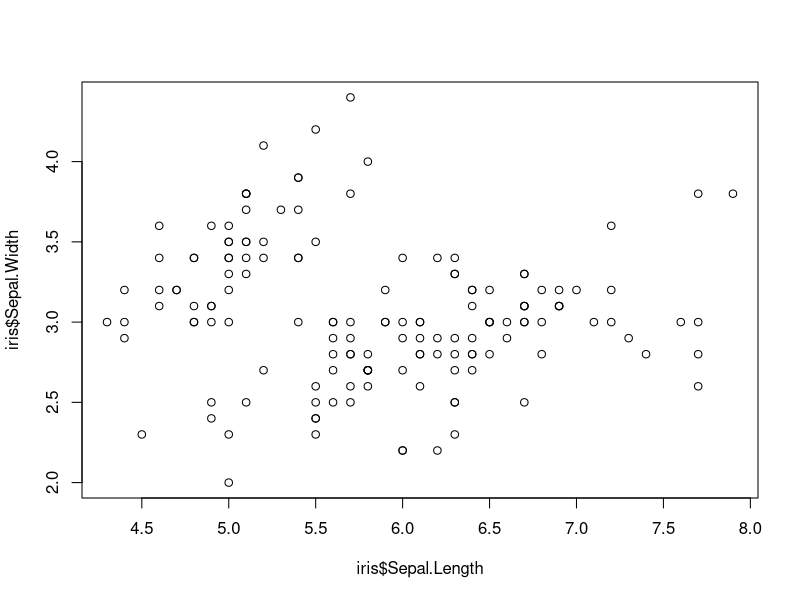
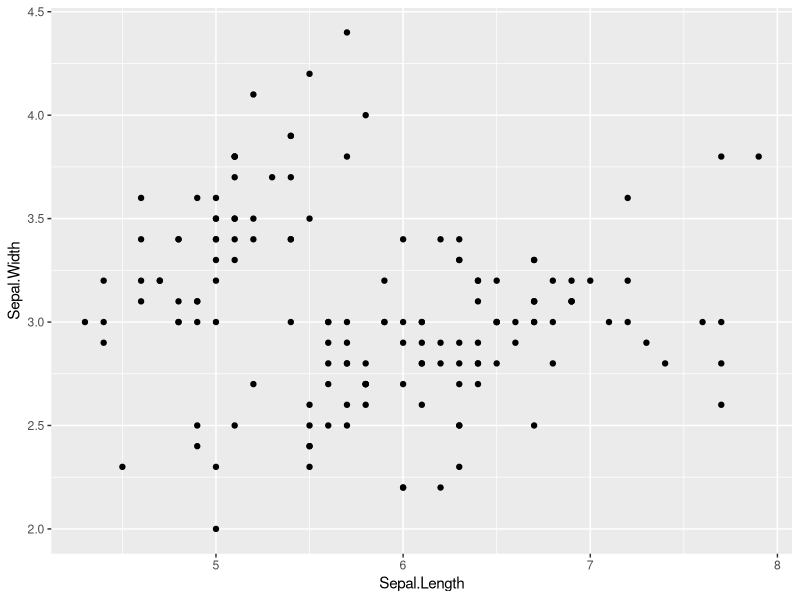
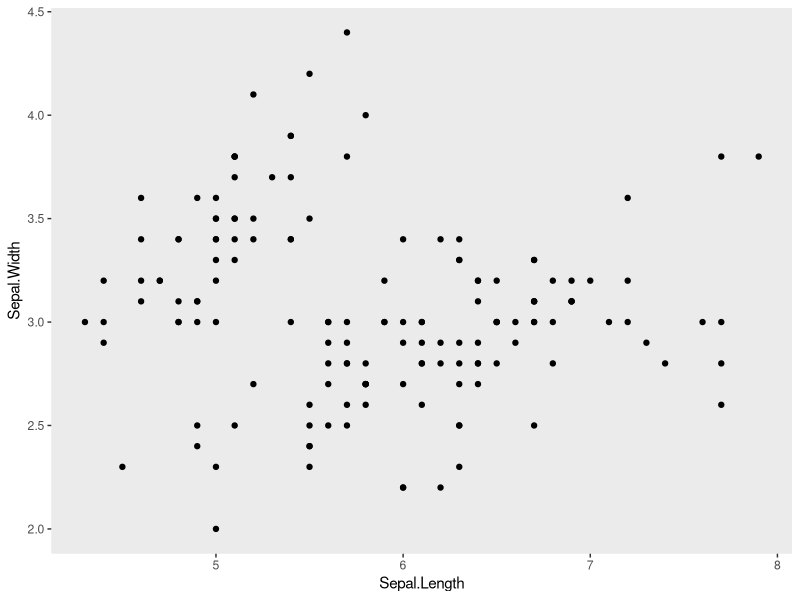
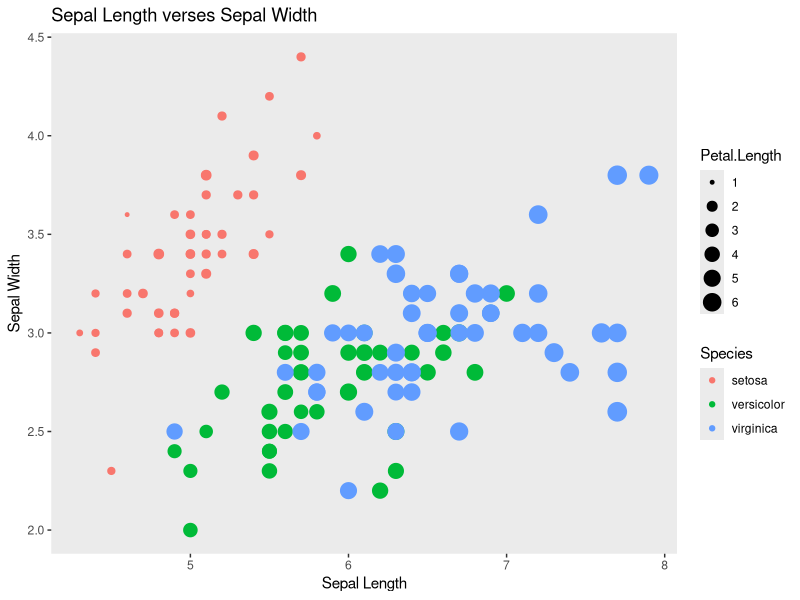

The R source for these figures, in order:
#use built in iris dataset
#take a look at it 
head(iris)
#load in some tidyverse packages
library(tidyverse)

#####################################
##### Part 1: for loops         #####
#####################################

#Using only data for iris versicolor
#write a for loop
#that produces a regression table
#for each of the following relationships
#1. iris  sepal length x width
#2. iris  petal length x width
#3. iris sepal length x petal length

# hint: consider using a list, and also new vectors for regression variables

# Assign new variables 
sl <- c(iris$Sepal.Length)
sw <- c(iris$Sepal.Width)
pl <- c(iris$Petal.Length)
pw <- c(iris$Petal.Width)

# make list of new variables
one_list <- list(sl, pl, sl)
two_list <- list(sw, pw, pl)

#New list to store regression values
reg_list <- list()

#for loop for a linear regression of each relationship
for (i in 1:3){
reg_list[[i]] <- summary(lm(one_list[[i]]~two_list[[i]]))
}

#####################################
##### Part 2: data in dplyr     #####
#####################################

#use dplyr to join data of maximum height
#to a new iris data frame
height <- data.frame(Species = c("virginica","setosa","versicolor"),
                     Height.cm = c(60,100,11.8))

# join both tables by the Species column
new_iris <- full_join(iris, height, by = "Species")


#####################################
##### Part 3: plots in ggplot2  #####
#####################################

#look at base R scatter plot
plot(iris$Sepal.Length,iris$Sepal.Width)

#3a. now make the same plot in ggplot

# define the data frame 
# define which variables to put on axes
# add points with geom_point 
# NULL means use points specified from the axes in ggplot function

ggplot(data = iris, aes(x=Sepal.Length, y=Sepal.Width)) + geom_point(data = NULL)

#3b. make a scatter plot with ggplot and get rid of  busy grid lines

# use the same plot as above
# add the theme function to the plot and make the major and minor grids blank

ggplot(data = iris, aes(x=Sepal.Length, y=Sepal.Width)) +
geom_point(data = NULL) + theme(panel.grid.major = element_blank(),
panel.grid.minor = element_blank())

#3c. make a scatter plot with ggplot, remove grid lines, add a title and axis labels, 
# show species by color, and make the point size proportional to petal length

# Add size and color in the aes function and make them dependent on respective variables
# add ggtitle, xlab, and ylab, functions for naming axis and graph

ggplot(data = iris, aes(x=Sepal.Length, y=Sepal.Width)) +
geom_point(data = NULL,aes(size = Petal.Length, color = Species)) + 
theme(panel.grid.major = element_blank(),
panel.grid.minor = element_blank()) + 
ggtitle("Sepal Length verses Sepal Width") + 
xlab("Sepal Length") + ylab("Sepal Width") 

#####################################
##### Question: how did         #####
##### arguments differ between  #####
##### plot and ggplot?          #####
#####################################		

